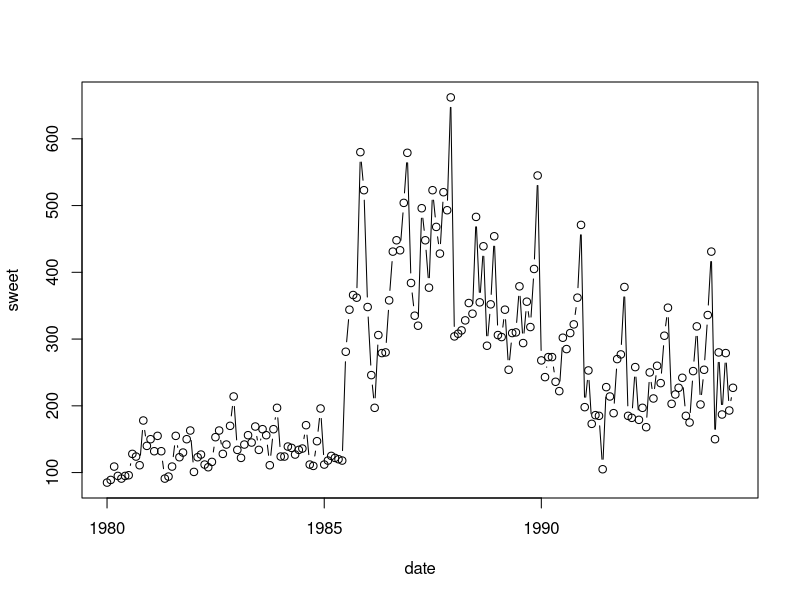

This figure's R source:
wine <- read.table("../data/wine_Austral.dat", sep="\t", header = T)
# Преобразуем год и месяц в дату
x <- paste(wine$year_,wine$month_,sep="-")
date <- as.Date(paste(x,"-01",sep=""))

plot(date, wine$sweet, type="b", ylab="sweet")
